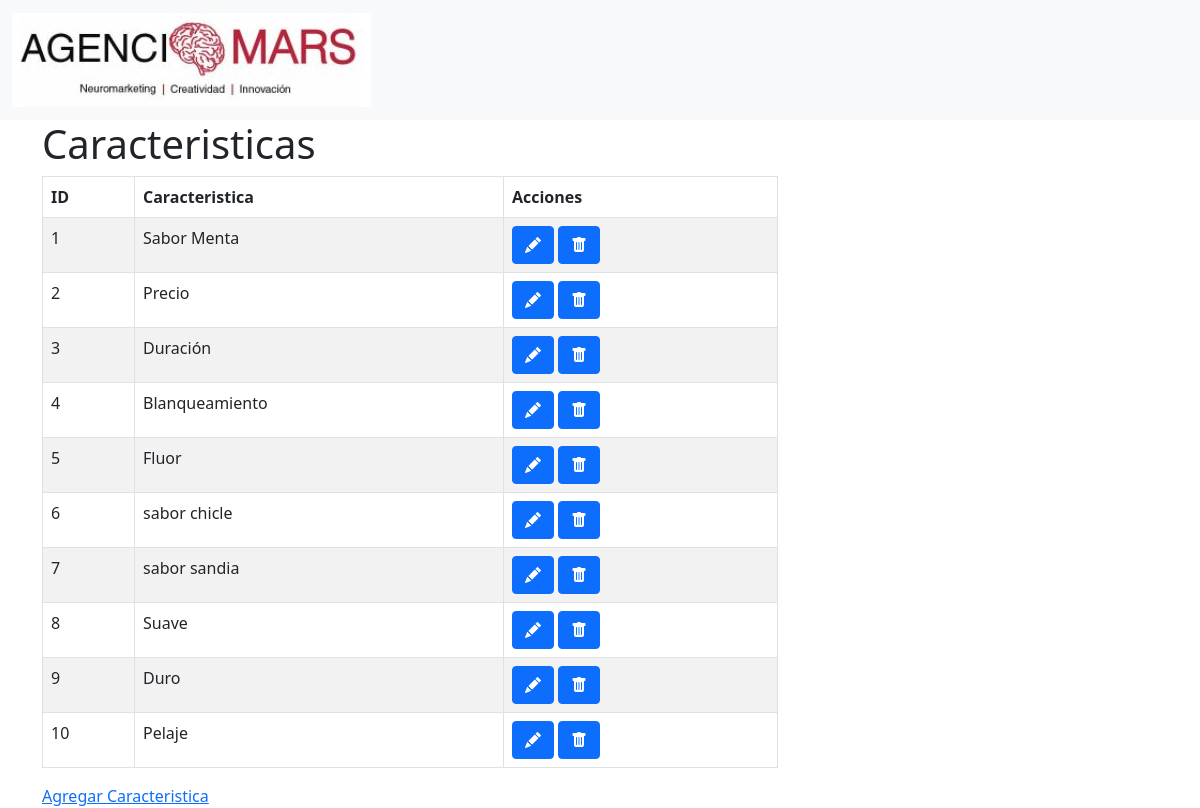
The page /caracteristica/ on the database as committed earlier.
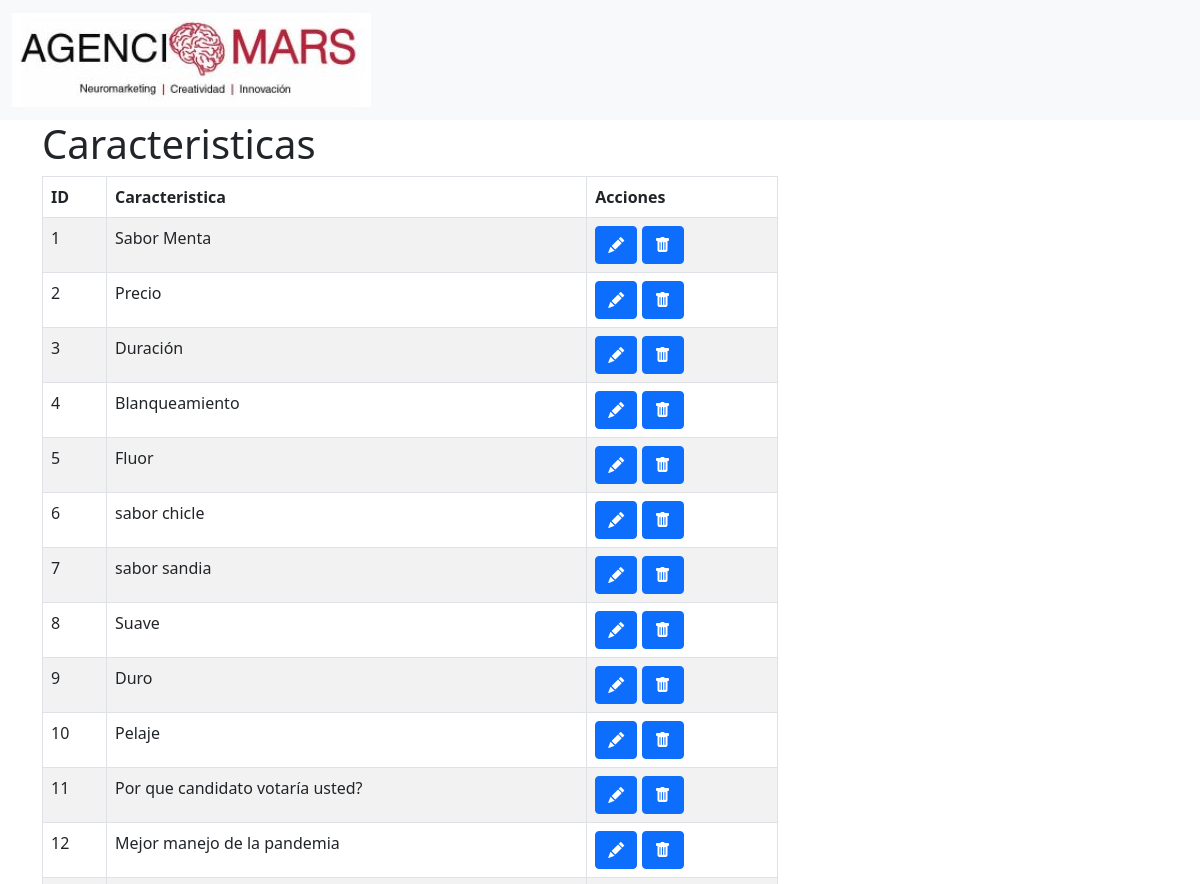
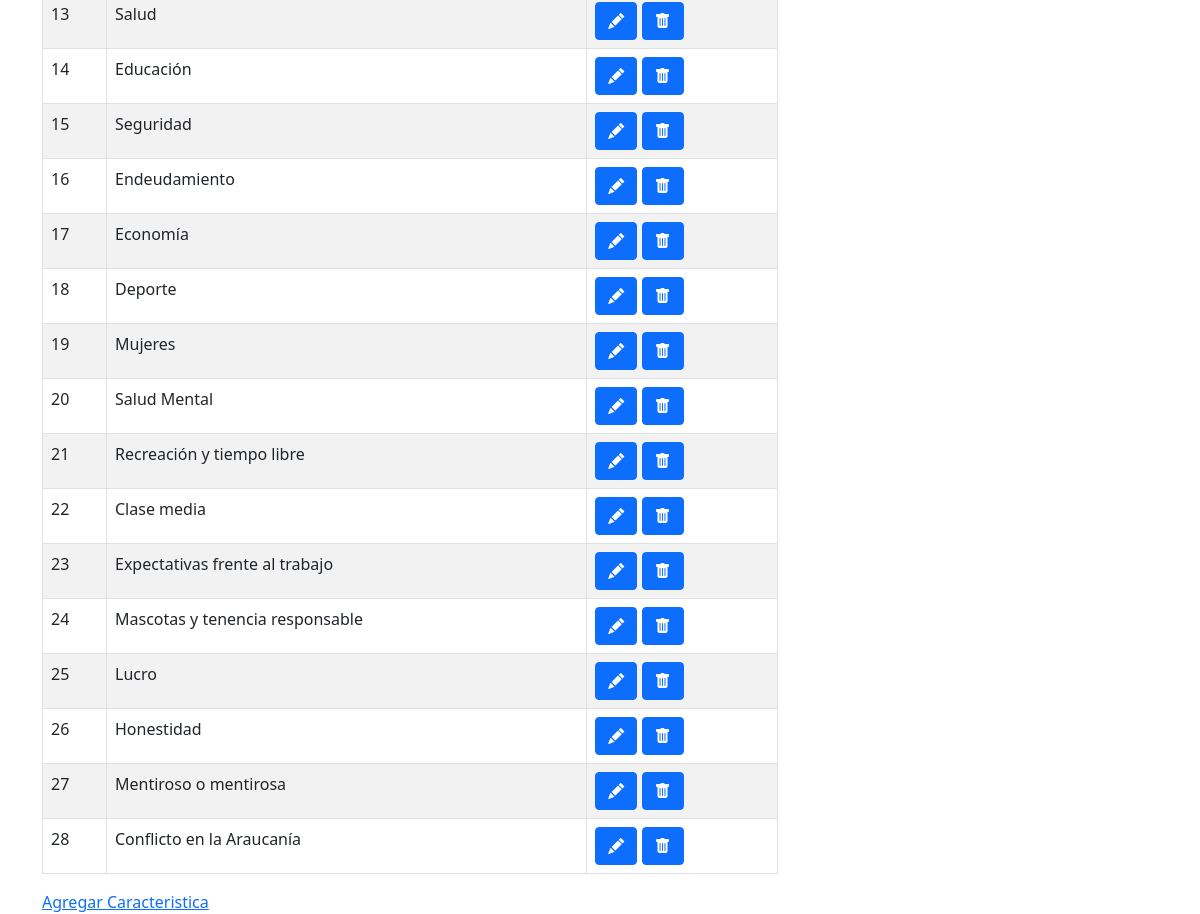
The same page on the database as committed later (2 pictures, top to bottom).
### test_iat/models.py (models this page shows)
class Caracteristica(models.Model):
    nombre =  models.CharField(max_length=255,unique=True)
    created_at = models.DateTimeField(auto_now_add=True)
    updated_at = models.DateTimeField(auto_now=True)

### test_iat/views.py (the view)
# urls.py: path('caracteristica/', views.caracteristica),
def caracteristica(request):
    caracteristicas= Caracteristica.objects.all()
    context = {
    "caracteristicas":caracteristicas,
    "accion":'default'
    }
    return render(request, 'caracteristicas.html', context)

### test_iat/templates/caracteristicas.html (shortened to what this page needs)
{% extends './base.html' %}
{% block content %}
    <div class="container">
        {% ifequal accion "default" %}
        <div class="row">
            <div class="col-8">
                <h1>Caracteristicas</h1>
                <div class="table-responsive">
                    <table id="shows" class="table table-striped table-bordered" width="100%" >
                        <thead>
                            <tr>
                                <th>ID</th>
                                <th>Caracteristica</th>
                                <th>Acciones</th>
                            </tr>
                        </thead>
                        <tbody>
                        {% for caracteristica in caracteristicas %}
                            <tr>
                                <td> {{caracteristica.id}}</td>
                                <td> {{caracteristica.nombre}}</td>
                                <td><span data-placement="top" data-toggle="tooltip" title="Editar">
                                        <a href="/caracteristica/{{caracteristica.id}}/edit" class="btn btn-primary btn-xs" data-title="view" data-toogle="modal" data-target="#view">
                                            <i class="bi bi-pencil-fill"></i>
                                        </a>
                                    </span>
                                    <span data-placement="top" data-toggle="tooltip" title="Delete">
                                        <a href="#" data-href="/caracteristica/{{caracteristica.id}}/destroy" class="btn btn-primary btn-xs" data-title="view" data-bs-toggle="modal" data-bs-target="#confirm-delete">
                                            <i class="bi bi-trash-fill"></i>
                                        </a>
                                    </span>
                                </td>
                            </tr>
                        {% endfor %}
                        </tbody>
                    </table>
                </div>
            </div>
        </div>
        <div class="row">
            <div class="col-8">
                <a href="/caracteristica/new">Agregar Caracteristica</a>
            </div>
        </div>
        {% endifequal %}
    </div>
{% endblock %}

Rows that differ between the two databases and show on the page:
added Caracteristica: id "11", nombre "Por que candidato votaría usted?"
added Caracteristica: id "12", nombre "Mejor manejo de la pandemia"
added Caracteristica: id "13", nombre "Salud"
added Caracteristica: id "14", nombre "Educación"
added Caracteristica: id "15", nombre "Seguridad"
added Caracteristica: id "16", nombre "Endeudamiento"
added Caracteristica: id "17", nombre "Economía"
added Caracteristica: id "18", nombre "Deporte"
added Caracteristica: id "19", nombre "Mujeres"
added Caracteristica: id "20", nombre "Salud Mental"
added Caracteristica: id "21", nombre "Recreación y tiempo libre"
added Caracteristica: id "22", nombre "Clase media"
added Caracteristica: id "23", nombre "Expectativas frente al trabajo"
added Caracteristica: id "24", nombre "Mascotas y tenencia responsable"
added Caracteristica: id "25", nombre "Lucro"
added Caracteristica: id "26", nombre "Honestidad"
added Caracteristica: id "27", nombre "Mentiroso o mentirosa"
added Caracteristica: id "28", nombre "Conflicto en la Araucanía"
